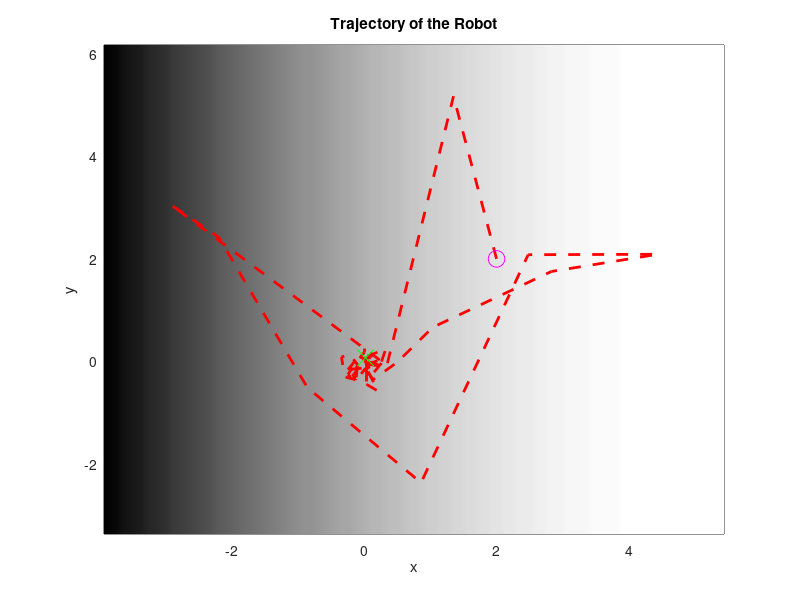

Recreate this plot in MATLAB.
clear
close
clc

traj = importdata('traj_data5.mat');
X = traj(1,:);
Y = traj(2,:);

figure(1);clf;
X_plot = linspace(min(X)-1,max(X)+1);
Y_plot = linspace(min(Y)-1,max(Y)+1);
C = ones(length(Y_plot),length(X_plot));

for i=1:size(C,1)
    for j=1:size(C,2)
        C(i,j) = -0.5*(5-X_plot(j))^2;
    end
end
pcolor(X_plot,Y_plot,C);
colormap(gray);
shading flat
shading interp
% axis([-1,7,-2,5])
hold on

% %% Normal Plot
% figure(3);
% hold on

plot(traj(1,:),traj(2,:),'r--','LineWidth',2);
% scatter(X,Y);
plot(traj(1,1),traj(2,1),'mo', 'markers',12);

plot(traj(1,end),traj(2,end),'gx','markers',12);

title('Trajectory of the Robot')
xlabel('x')
ylabel('y')

hold off

%%

% 
%% Smooth Trajectory
% figure(4)
% % polyfit_y = polyfit(X,Y,8);
% % fit_y = polyval(polyfit_y,X);
% xx = smooth(X,0.1,'loess');
% yy = smooth(Y,0.1,'loess');
% plot(xx,yy,'r-','LineWidth',2);
% hold on
% % plot(xx,yy,'r');
% scatter(xx,yy);
% plot(traj(1,1),traj(2,1),'mo');
% plot(traj(1,end),traj(2,end),'bx');
% hold off




%%%%%%%%%%%%%%%%%%%%%%%%%%%%%%%%%%%%%% Experimentation %%%%%%%%%%%%%%%%%
% figure(1);clf;
% Im = zeros(length(Y),length(X));
% 
% for i=1:size(Im,1)
%     for j=1:size(Im,2)
%         Im(i,j) = 0.5*(5-X(j)) - 3;
%     end
% end
% 
% X_scaled = X*(size(Im,2)/(max(X)-min(X)));
% Y_scaled = Y*(size(Im,1)/(max(Y)-min(Y)));
% 
% figure(1)
% imshow(Im)
% % hold on
% 
% %Making X and Y of the same length
% if (length(X_scaled) > length(Y_scaled))
%    Y_scaled = interp1(linspace(1,length(Y_scaled),length(Y_scaled)),Y_scaled,X_scaled,'pchip');
%     
% elseif (length(Y_scaled) > length(X_scaled))
%     X_scaled = interp1(linspace(1,length(X_scaled),length(X_scaled)),X_scaled,Y_scaled,'pchip');
% end
% 
% % plot(traj(1,:),traj(2,:),'r');
% % plot(traj(1,t_f+1),traj(2,t_f+1),'bx');
% figure(2);
% plot(X_scaled,Y_scaled,'r');
% hold on
% plot(X_scaled(1),Y_scaled(1),'mo');
% plot(X_scaled(t_f+1),Y_scaled(t_f+1),'bx');
% hold off